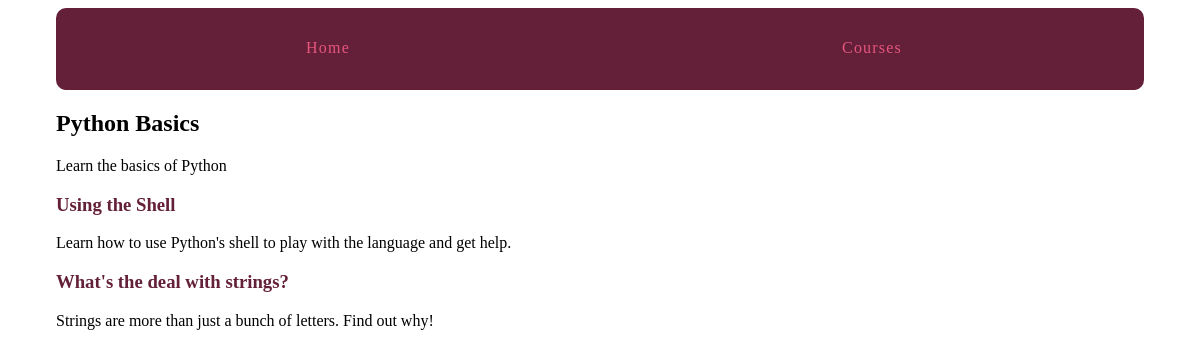
The page /courses/1/ on the database its author committed.
### courses/models.py (models this page shows, shortened)
class Course(models.Model):
    created_at = models.DateTimeField(auto_now_add=True)
    title = models.CharField(max_length=255)
    description = models.TextField()

class Step(models.Model):
    title = models.CharField(max_length=255)
    description = models.TextField()
    content = models.TextField(blank=True, default='')
    order = models.IntegerField(default=0)
    course = models.ForeignKey(Course)
    class Meta:
        ordering = ['order',]

### courses/views.py (the view)
# urls.py: url(r'(?P<pk>\d+)/$', views.course_detail, name='detail'),
def course_detail(request, pk):
    course = get_object_or_404(Course, pk=pk)
    return render(request, 'courses/course_detail.html', {'course' : course})

### courses/templates/courses/course_detail.html (shortened to what this page needs)
{% extends "layout.html" %}
{% block content %}
<article>
	<h2>{{ course.title }}</h2>
	{{ course.description }}
	<section>
		{% for step in course.step_set.all %}
			<h3><a href="{% url 'courses:step' course_pk=step.course.pk step_pk=step.pk %}">{{ step.title }}</a></h3>
			{{ step.description }}
		{% endfor %}
	</section>
</article>
{% endblock %}

### assets/css/layout.css (style rules this page uses)
html { box-sizing: border-box; }
*, *::after, *::before { box-sizing: inherit; }
article h2 a, article h3 a { color: #642039; text-decoration: none; }

### rows shown on the page
Course: title "Python Basics", description "Learn the basics of Python"
Step: title "Using the Shell", description "Learn how to use Python's shell to play with the language and get help."
Step: title "What's the deal with strings?", description "Strings are more than just a bunch of letters. Find out why!"
